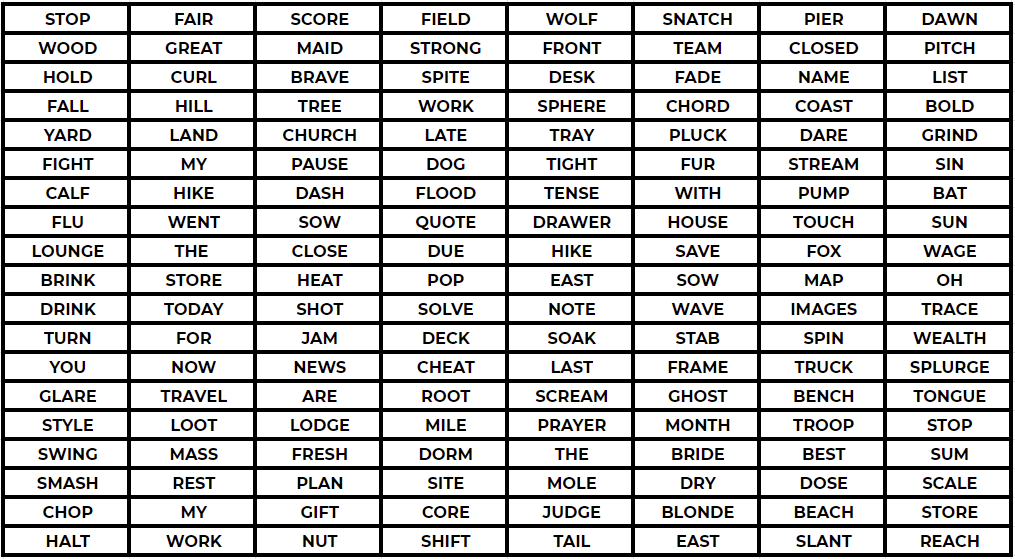
#> input picture 01 The Complete Python Bootcamp/16 - Working with Images with Python/word_matrix.png, 1015 x 559 px
$ jupyter execute 01-Image-Exercise.ipynb
#> lines starting #> are read from the running program, lines starting #| are printed output that depends on the picture
___

<a href='https://www.udemy.com/user/joseportilla/'></a>
___
<center><em>Content Copyright by Pierian Data</em></center>

# Image Exercise

In the folder "Working with Images" (same folder this notebook is located in) there are two images we will be working with:
* word_matrix.png
* mask.png

The word_matrix is a .png image that contains a spreadsheet of words with a hidden message in it.

Your task is to use the mask.png image to reveal the hidden message inside the word_matrix.png. Keep in mind, you may need to make changes to the mask.png in order for this to work. That is all we'll say for now, since we really want you to discover this on your own!

This exercise is more open-ended, so we won't guide you with the steps, instead, letting you explore and figure things out on your own as you would in a real world situation. However, if you get stuck, you can always view the solutions video or notebook for guidance. Best of luck!

[cell 1]
from PIL import Image

[cell 2]
mat = Image.open("word_matrix.png")
#> mat is the input picture: PIL image 1015x559 RGBA; mean R, G, B, A 192.9, 192.7, 192.7, 255
mas = Image.open("mask.png")
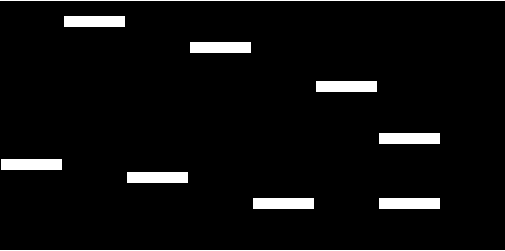
#> input picture 01 The Complete Python Bootcamp/16 - Working with Images with Python/mask.png, 505 x 251 px
#> mas is the input picture: PIL image 505x251 RGBA; mean R, G, B, A 12.8, 12.8, 12.8, 255

[cell 3]
mas

[cell 4]
mat

[cell 5]
mat.paste(mas,(0,0),mas)
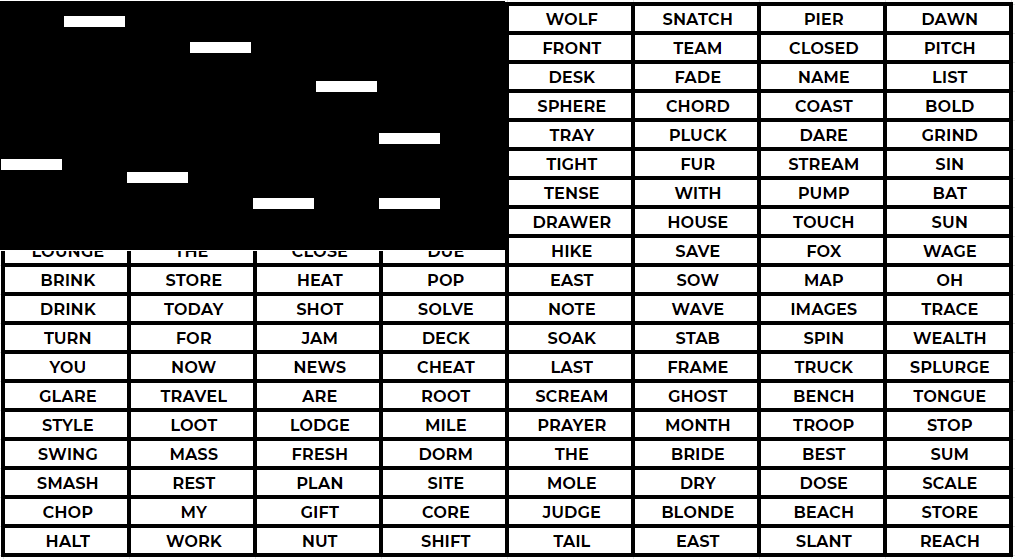
#> mat: PIL image 1015x559 RGBA; mean R, G, B, A 152.4, 152.2, 152.2, 255

[cell 6]
mat

[cell 7]
mat.size
#> Out = (1015, 559)

[cell 8]
mas= mas.resize((1015,559))
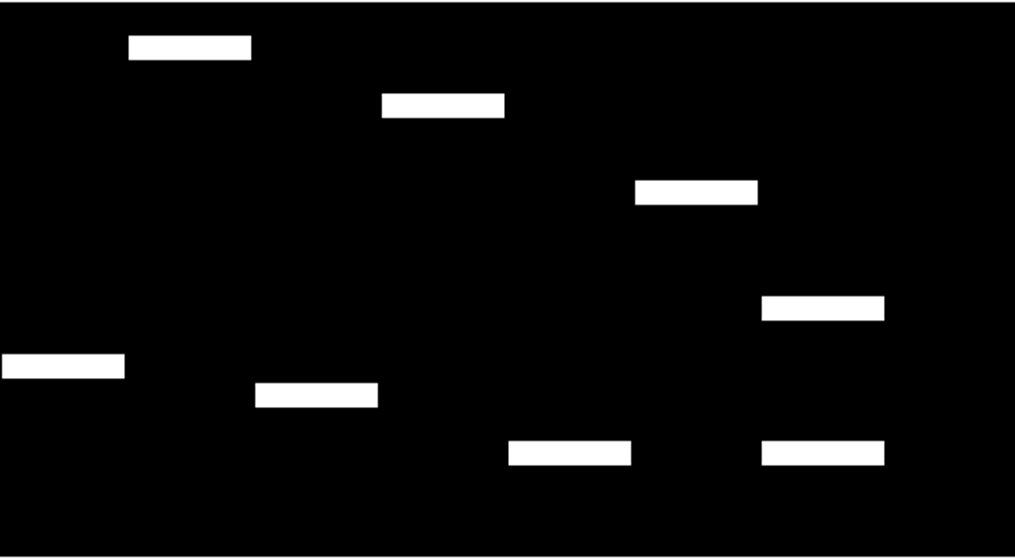
#> mas: PIL image 1015x559 RGBA; mean R, G, B, A 12.9, 12.9, 12.9, 255

[cell 9]
mas.size
#> Out = (1015, 559)

[cell 10]
mas.putalpha(200)
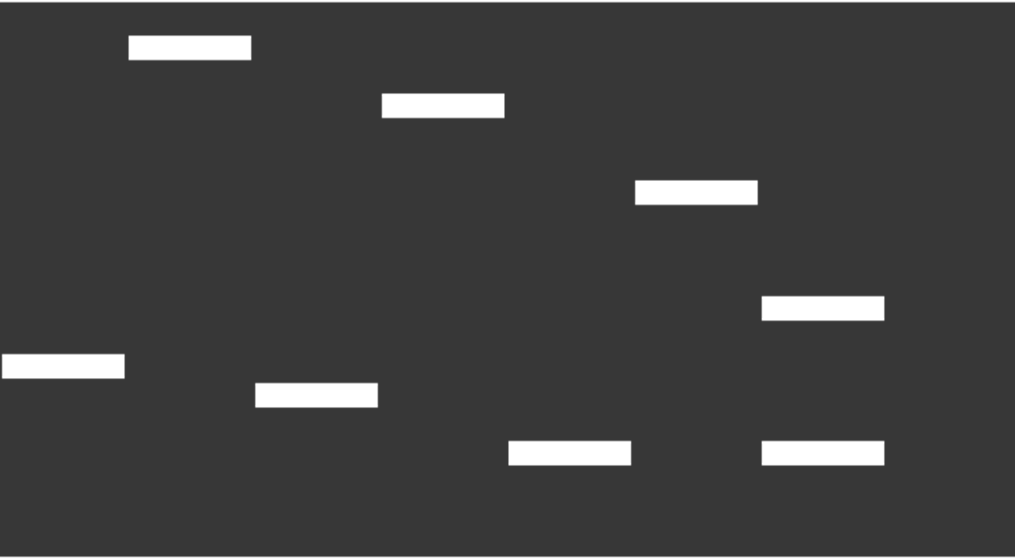
#> mas: PIL image 1015x559 RGBA; mean R, G, B, A 12.9, 12.9, 12.9, 200; transparent parts drawn white

[cell 11]
mas

[cell 12]
mat.paste(mas,(0,0),mas)
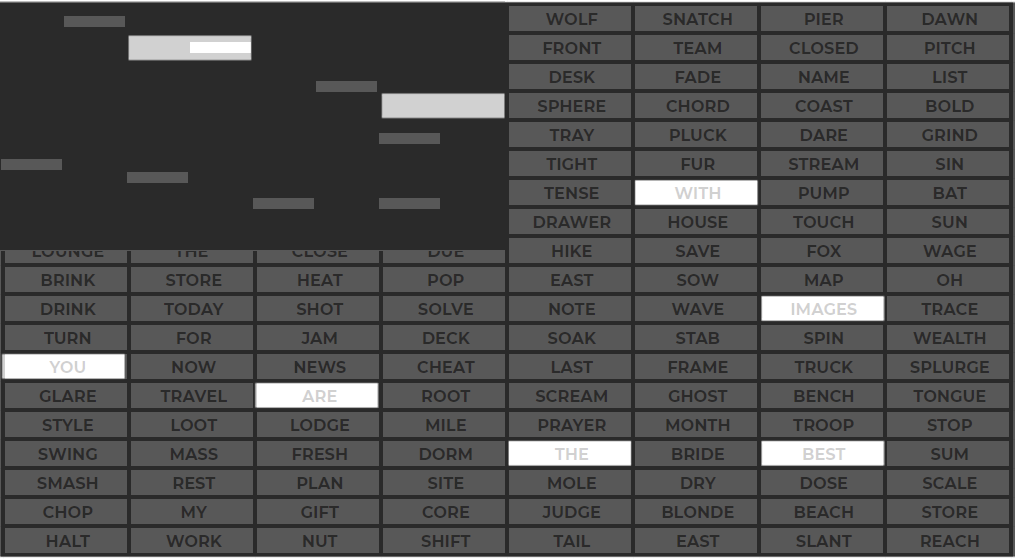
#> mat: PIL image 1015x559 RGBA; mean R, G, B, A 42.9, 42.9, 42.9, 212; transparent parts drawn white
